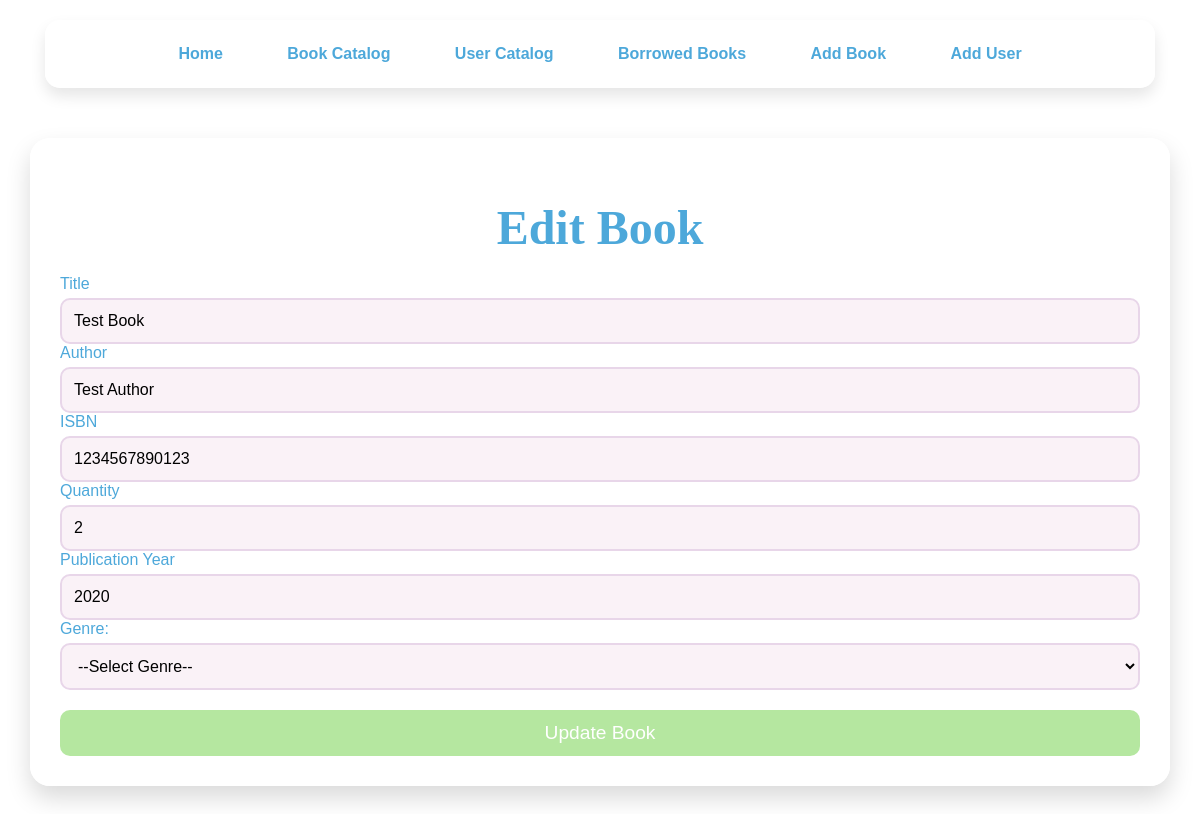
The app's page /edit_book/1 with its own data.
### app/models.py (models this page shows, shortened)
class Book(db.Model):
    id = db.Column(db.Integer, primary_key=True)
    title = db.Column(db.String(150), nullable=False)
    author = db.Column(db.String(150), nullable=False)
    isbn = db.Column(db.String(13), unique=True, nullable=False)
    quantity = db.Column(db.Integer, nullable=False, default=1)
    publication_year = db.Column(db.Integer, nullable=False)
    genre = db.Column(db.String(100), nullable=False)
    borrows = db.relationship('Borrow', backref='book', lazy=True)

### app/routes.py (the view, shortened to what this page needs)
@main.route('/edit_book/<int:book_id>', methods=['GET', 'POST'])
def edit_book(book_id):
    book = Book.query.get_or_404(book_id)
    form = BookForm(obj=book)
    return render_template('edit_book.html', form=form)

### app/forms.py
class BookForm(FlaskForm):
    title = StringField('Title', validators=[DataRequired(), Length(min=1, max=150)])
    author = StringField('Author', validators=[DataRequired(), Length(min=1, max=150)])
    isbn = StringField('ISBN', validators=[DataRequired(), Length(min=13, max=13)])
    quantity = IntegerField('Quantity', validators=[DataRequired(), NumberRange(min=1)])
    publication_year = IntegerField('Publication Year',
                                    validators=[DataRequired(), NumberRange(min=1000, max=date.today().year)])
    genre = StringField('Genre', validators=[DataRequired(), Length(min=1, max=100)])
    submit = SubmitField('Save Book')

### app/templates/edit_book.html (shortened to what this page needs)
<!DOCTYPE html>
<html lang="en">
<head>
</head>
<body>
<nav>
    <a href="{{ url_for('main.home') }}"> Home</a>
    <a href="{{ url_for('main.catalog') }}"> Book Catalog</a>
    <a href="{{ url_for('main.users') }}"> User Catalog</a>
    <a href="{{ url_for('main.borrowed_books') }}"> Borrowed Books</a>
    <a href="{{ url_for('main.add_book') }}"> Add Book</a>
    <a href="{{ url_for('main.add_user') }}"> Add User</a>
</nav>
<div class="container">
    <h1>Edit Book</h1>
    <div class="form-container">
        <form method="POST">
            {{ form.title.label }} {{ form.title() }}<br>
            {{ form.author.label }} {{ form.author() }}<br>
            {{ form.isbn.label }} {{ form.isbn() }}<br>
            {{ form.quantity.label }} {{ form.quantity() }}<br>
            {{ form.publication_year.label }} {{ form.publication_year() }}<br>
            <label for="genre">Genre:</label>
            <select id="genre" name="genre">
                <option value="">--Select Genre--</option>
            </select>
            <button type="submit">Update Book</button>
        </form>
    </div>
</div>
</body>
</html>

### records on screen
Book: title "Test Book", author "Test Author", isbn "1234567890123", quantity "2", publication_year "2020"
